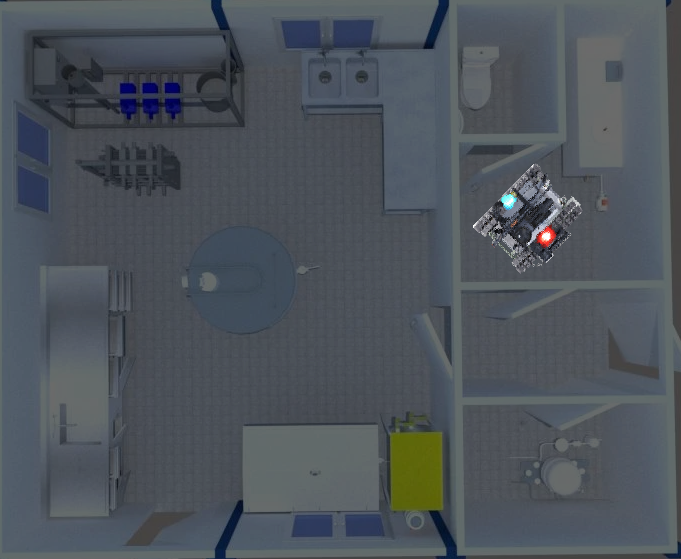
//> input picture OpenCV/OpenCV/ColorFinder/v2.png, 681 x 559 px
$ ./ColorFinder   (built with g++ and OpenCV 4)
//> lines starting //> are read from the running program, lines starting //| are printed output that depends on the picture; after the words box and inside, x2 and y2 are one past the last pixel; in counts of white or black regions, pixels touching at a corner belong together
/*Стандартный прием в OpenCV для решения поставленной задачи складывается из двух
этапов. На первом этапе мы применяем цветовой фильтр и превращаем каждый кадр в
черно - белую картинку.После наложения фильтра объект заданного цвета превращается
в белое пятно, а всё остальное заливается черным цветом.
На следующем этапе мы используем алгоритм вычисления моментов. Момент
изображения — это суммарная характеристика пятна, представляющая собой сумму всех
точек (пикселей) этого пятна. При этом, имеется множество подвидов моментов,
характеризующие разные свойства изображения.

Например, момент нулевого порядка m00 — это количество всех точек, составляющих
пятно. Момент первого порядка m10 представляет собой сумму X координат точек,
а m01 — сумму Y координат. Имеются также моменты m11, m20, m02, m22 и т.д.
Формула для вычисления моментов очень проста, и мы можем посчитать пиксели вручную.
Воспользуемся стандартной функцией для вычисления моментов кадра:

moments( кадр, двоичный )

Аргумент кадр представляет собой нашу предобработанную картинку.
Аргумент двоичный определяет то, как алгоритм будет вычислять вес каждой точки.
Напомню, что предыдущий метод inRange дал нам черно-белую картинку, в которой
пиксели могут быть черными, белыми, а могут быть и серыми. Так вот, если аргумент
двоичный равен 1, то вес всех точек с цветом, отличным от нуля будет равен единице.
В противном случае, вес черной точки будет равен 0, а белой точки — 255.
Функция moments вернет нам массив моментов вплоть до третьего порядка.
Но для вычисления координат центра пятна нам потребуются только моменты первого
порядка m01 и m10, а также момент m00.
Чтобы получить координаты X и Y искомого пятна, нам следует поделить полученные
моменты m10 и m01 на нулевой момент m00. Таким образом мы найдем средние координаты
X и Y всех точек, а это и есть центр пятна.

x = dM10 / dArea
y = dM01 / dArea
*/

#include "opencv2/imgcodecs.hpp"
#include "opencv2/highgui.hpp"
#include "opencv2/imgproc.hpp"
#include <iostream>
using namespace std;
using namespace cv;

int main()
{
	char mainWindow[] = "Main";
	char trackbarWindow[] = "Trackbar";
	char sizeWindow[] = "Size";
	char thresholdWindow[] = "Threshold";
	int min = 100, max = 100000;
	int hmin = 0, smin = 0, vmin = 0,
		hmax = 180, smax = 255, vmax = 255,
		x = 0, y = 0;
	Mat frame, HSV, threshold;
	namedWindow(trackbarWindow);
	namedWindow(thresholdWindow);
	namedWindow(mainWindow);
	namedWindow(sizeWindow);
	frame = imread("v2.png");
//> frame is the input picture: 559 rows x 681 cols, CV_8UC3; mean B, G, R 91.2, 84.1, 77.3
	createTrackbar("H min:", trackbarWindow, &hmin, hmax);
//> slider 'H min:' is set to 36
	createTrackbar("H max:", trackbarWindow, &hmax, hmax);
	createTrackbar("S min:", trackbarWindow, &smin, smax);
//> slider 'S min:' is set to 51
	createTrackbar("S max:", trackbarWindow, &smax, smax);
	createTrackbar("V min:", trackbarWindow, &vmin, vmax);
//> slider 'V min:' is set to 51
	createTrackbar("V max:", trackbarWindow, &vmax, vmax);
	createTrackbar("Size min:", sizeWindow, &min, max);
	createTrackbar("Size max:", sizeWindow, &max, max);

	for (;;) {
		Mat image = frame.clone();
		cvtColor(frame, HSV, COLOR_BGR2HSV);
//> HSV: 559 rows x 681 cols, CV_8UC3; mean H, S, V 102.9, 44.7, 92.3

		inRange(HSV,
			Scalar(hmin, smin, vmin),
			Scalar(hmax, smax, vmax),
			threshold);
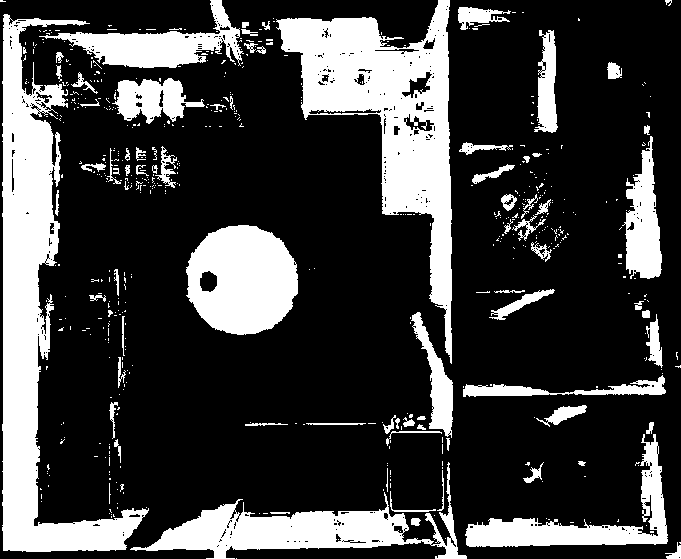
//> threshold: 559 rows x 681 cols, CV_8UC1; 24.7% white; 565 white regions (486 under 20 px), largest, box (x1, y1, x2, y2) and area: (2, 14, 149, 552) 24157, (276, 0, 452, 364) 21452, (130, 462, 467, 559) 9371
		Moments mom = moments(threshold, true);
//> mom = moments, m00 94037, centre m10/m00, m01/m00 = (282.6, 268.9)
		double dM01 = mom.m01; // сумма х координат точек
//> dM01 = 25284435
		double dM10 = mom.m10; // сумма у координат точек
//> dM10 = 26575044
		double dArea = mom.m00; // кол-во точек
//> dArea = 94037
		//будем реагировать только на те моменты,
		//которые содержать больше заданного кол-ва пикселей
		if (dArea >= min && dArea < max)
		{
			x = dM10 / dArea;
//> x = 282
			y = dM01 / dArea;
//> y = 268
			circle(image, Point(x, y), 7, Scalar(255, 255, 0), -1);
//> image: 559 rows x 681 cols, CV_8UC3; 149 pixels changed, all inside (x1, y1, x2, y2) = (275, 261, 290, 276)
		}
		imshow(mainWindow, image);
		imshow(thresholdWindow, threshold);
		if (waitKey(1) == 27) break;
//> the Esc key is pressed
	}
	destroyAllWindows();
}
